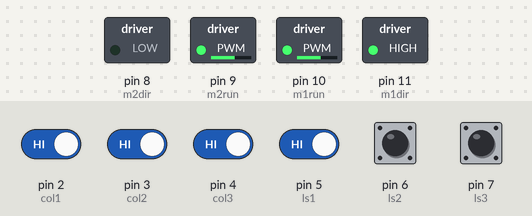
This sketch was run on a simulated Arduino Uno, built with avr-gcc and run on an emulated ATmega328P. Parts: switched loads named in the sketch (green lamp = pin HIGH). Dashed ring = blinking. The inputs (shaded band) are chosen by the test bench; at power-on: pin 2 (col1), pin 3 (col2), pin 4 (col3), pin 5 (ls1), pin 6 (ls2), pin 7 (ls3) HIGH. Random numbers use the default seed unless the sketch sets one.

Above: at 1.2 s.
1.3 s: pin 2 (col1) driven LOW
At 1.6 s:
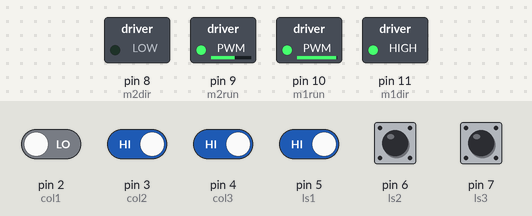
2.8 s: pin 5 (ls1) driven LOW
At 4.7 s:
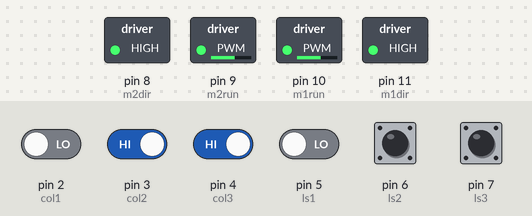
5.8 s: pin 5 (ls1) driven HIGH
7.3 s: pin 2 (col1) driven HIGH
At 9.2 s:
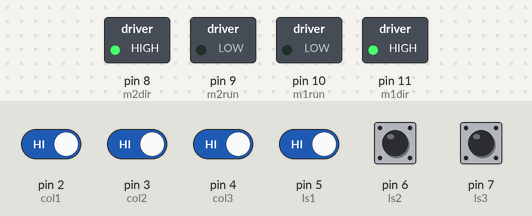
10.3 s: pin 3 (col2) driven LOW
11.8 s: pin 4 (col3) driven LOW
At 13.2 s:
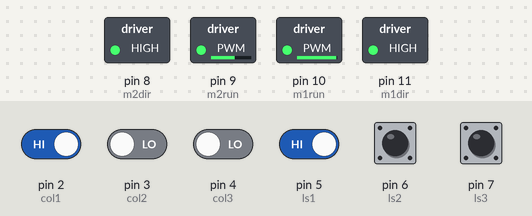
Timing chart, 0 to 14.3 s (numbered marks = the images above; inputs shaded):
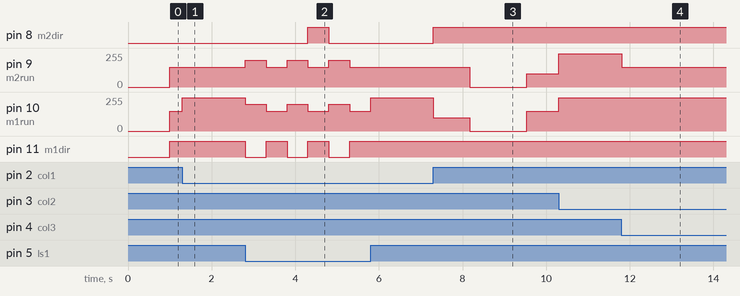

Measured:
- after the input at 2.8 s, pin 8 (m2dir): LOW → HIGH after 1.5 s, → LOW 0.50 s later; pin 9 (m2run), pin 10 (m1run): alternates 200/255 for 0.50 s and 150/255 for 0.50 s, starting at once; pin 11 (m1dir): alternates HIGH for 0.50 s and LOW for 0.50 s, starting at once
- after the input at 7.3 s, pin 8 (m2dir): LOW → HIGH at once; pin 9 (m2run): 150/255 → 0/255 after 0.87 s, → 100/255 1.4 s later; pin 10 (m1run): 250/255 → 100/255 at once, → 0/255 0.87 s later, → 150/255 1.4 s later
- after the input at 11.8 s, pin 9 (m2run): 250/255 → 150/255 at once

The sketch:

sumobot.ino
```cpp
/*
P-BOT Demo Program

     >>-     Sumo Mobot     -<<
>>-by e-Gizmo Mechatronix Central-<<

I/O Usage

- collision sensor inputs
2- colision1 as input
3- colision2 as input
4- colision3 as input

-line sensor inputs
5- linesense1 as input low on black
6- linesense2 as input
7- linesense3 as input

-motor control output
8 - mot2 dir as output high=fwd
9 - mot2 run as output
11 - mot1 dir as output high= fwd
10 - mot1 run as output

 */

int  col1= 2;
int  col2= 3;
int  col3= 4;
int  ls1 = 5;
int  ls2 = 6;
int  ls3 = 7;
int  m2dir = 8;
int m2run = 9;
int m1dir = 11;
int m1run = 10;


// The setup() method runs once, when the sketch starts

void setup()   {

  pinMode(col1, INPUT);
  pinMode(col2, INPUT);
  pinMode(col3, INPUT);
  pinMode(ls1, INPUT);
  pinMode(ls2, INPUT);
  pinMode(ls3, INPUT);
  pinMode(m2dir, OUTPUT);
  pinMode(m2run, OUTPUT);
  pinMode(m1dir, OUTPUT);
  pinMode(m1run, OUTPUT);
}

// the loop() method runs over and over again,
// as long as the Arduino has power

int  colsense;
int stuckdetect;
int linesense;
long timer=1000;
boolean randdec;
int  mode;

void loop()
{
  colsense=0;
  linesense=0;
  if(digitalRead(col1)==LOW) colsense=1;
  if(digitalRead(col2)==LOW) colsense=colsense+2;
  if(digitalRead(col3)==LOW) colsense=colsense+4;
  if(digitalRead(ls1)==LOW) linesense=1;
  if(digitalRead(ls2)==LOW) linesense=linesense+2;
  if(digitalRead(ls3)==LOW) linesense=linesense+4;

  // random decision maker
  if(random(1,1000)<500)
    randdec=LOW;
    else
    randdec=HIGH;


  // Check if black border is encountered, back off
  if(linesense !=0)
  {
    randomSeed(millis());    //randomize everything

    //rotate to keep within arena
    runBot(200,200,LOW);
    delay(500);
    rotBot(150,randdec);
    delay(500);

  }

  if(linesense ==0)
  {

    if(colsense==2)
      // enemy straight ahead, ram it
    {

      runBot(250,250,HIGH);
      delay(250);
    }

    //Obstruction 1
    if(colsense==1)
    {
        analogWrite(m1run, 250);
        delay(100);
    }

    if(colsense==3)
    {
        analogWrite(m1run, 150);
        delay(100);
    }

      if(colsense==4)
    {
        analogWrite(m2run, 250);
        delay(100);
    }

      if(colsense==6)
    {
        analogWrite(m2run, 150);
        delay(100);
    }
  }

  if((linesense==0) & (colsense==0))
  // search for enemy mode
  {
    mode=random(1,7);
    // chane search mode after random time
    if(timer<millis())
    {
      timer=millis()+ random(500,1000);  // change interval random at 1 to 5 sec
      //
      if(mode==1) rotBot(150,randdec);
      if(mode==2) runBot(150,100,HIGH);
      if(mode==3) runBot(100,150,HIGH);
      if(mode==4) runBot(100,100,HIGH);
      if(mode>4) Stop();
    }

  }


}

void runBot(int spd1,int spd2, boolean direction )
{
    digitalWrite(m2dir,direction);
    digitalWrite(m1dir,direction);
    analogWrite(m1run, spd1);
    analogWrite(m2run, spd2);
}

void rotBot(int speed, boolean direction)
{
    digitalWrite(m2dir,direction);
    digitalWrite(m1dir,~direction);
    analogWrite(m2run, speed);
    analogWrite(m1run, speed);
}

void Stop(void)
{
    analogWrite(m2run, 0);
    analogWrite(m1run, 0);
}
```
